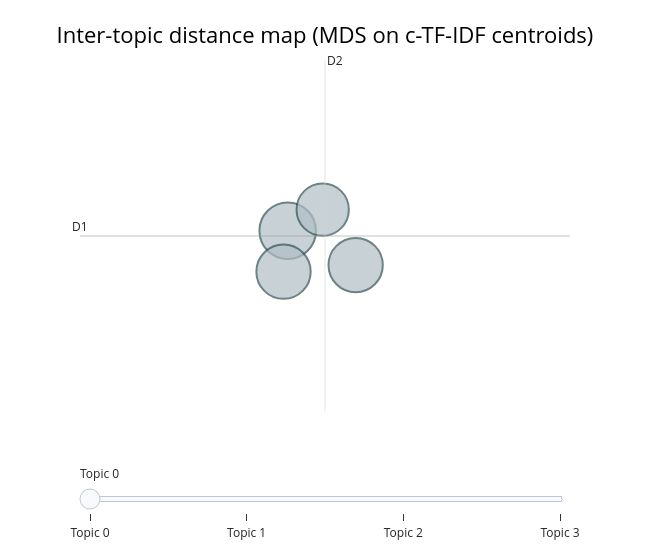

The notebook cell saved with this chart:
### Code cell
# BERTopic built-in inter-topic MDS bubble chart
fig_itp = topic_model.visualize_topics(
    title="Inter-topic distance map (MDS on c-TF-IDF centroids)"
)
fig_itp.update_layout(height=550)
fig_itp.write_html(str(OUT / "05_B3_intertopic_map.html"))
fig_itp.show()

### Figure 1 — Plotly figure (JSON) as saved in the notebook; plotly's stock layout.template omitted (floating-point values rounded to 4 significant figures)
{"data": [{"customdata": [[0, "hackers | cybersecurity | online security | intel | countermeasures", 89], [1, "bots | aimbots | bot | aimbot | use bots", 82], [2, "massive multiplayer | online mmogs | online peer | client server | server model", 82], [3, "doping | competitive online | cyber | gamers | gamer", 76]], "hovertemplate": "<b>Topic %{customdata[0]}</b><br>%{customdata[1]}<br>Size: %{customdata[2]}", "legendgroup": "", "marker": {"color": "#B0BEC5", "line": {"color": "DarkSlateGrey", "width": 2}, "size": [89, 82, 82, 76], "sizemode": "area", "sizeref": 0.05563, "symbol": "circle"}, "mode": "markers", "name": "", "orientation": "v", "showlegend": false, "type": "scatter", "x": [25.17, 26.43, 25.1, 25.82], "xaxis": "x", "y": [20.08, 19.37, 19.24, 20.51], "yaxis": "y"}], "layout": {"annotations": [{"showarrow": false, "text": "D1", "x": 21.33, "y": 19.97, "yshift": 10}, {"showarrow": false, "text": "D2", "x": 25.86, "xshift": 10, "y": 23.59}], "height": 550, "hoverlabel": {"bgcolor": "white", "font": {"family": "Rockwell", "size": 16}}, "legend": {"itemsizing": "constant", "tracegroupgap": 0}, "margin": {"t": 60}, "shapes": [{"line": {"color": "#CFD8DC", "width": 2}, "type": "line", "x0": 25.86, "x1": 25.86, "y0": 16.35, "y1": 23.59}, {"line": {"color": "#9E9E9E", "width": 2}, "type": "line", "x0": 21.33, "x1": 30.39, "y0": 19.97, "y1": 19.97}], "sliders": [{"active": 0, "pad": {"t": 50}, "steps": [{"args": [{"marker.color": [["red", "#B0BEC5", "#B0BEC5", "#B0BEC5"]]}], "label": "Topic 0", "method": "update"}, {"args": [{"marker.color": [["#B0BEC5", "red", "#B0BEC5", "#B0BEC5"]]}], "label": "Topic 1", "method": "update"}, {"args": [{"marker.color": [["#B0BEC5", "#B0BEC5", "red", "#B0BEC5"]]}], "label": "Topic 2", "method": "update"}, {"args": [{"marker.color": [["#B0BEC5", "#B0BEC5", "#B0BEC5", "red"]]}], "label": "Topic 3", "method": "update"}]}], "title": {"font": {"color": "Black", "size": 22}, "text": "Inter-topic distance map (MDS on c-TF-IDF centroids)", "x": 0.5, "xanchor": "center", "y": 0.95, "yanchor": "top"}, "width": 650, "xaxis": {"anchor": "y", "domain": [0, 1], "range": [21.33, 30.39], "title": {"text": ""}, "visible": false}, "yaxis": {"anchor": "x", "domain": [0, 1], "range": [16.35, 23.59], "title": {"text": ""}, "visible": false}}}
